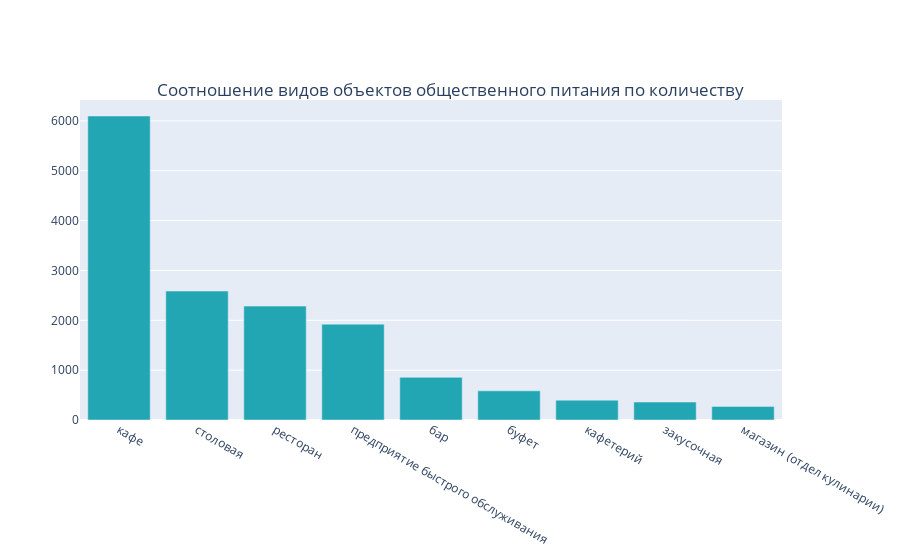

The cell this chart's notebook holds for it:
### Code cell
trace = go.Bar(
    x = object_type_count.object_type, 
    y = object_type_count.object_count,
    marker_color='#22a6b3'
)
layout = go.Layout(
    title={
        'text': 'Соотношение видов объектов общественного питания по количеству',
        'y':0.85,
        'x':0.5,
        'xanchor': 'center',
        'yanchor': 'top'},
)

fig = go.Figure(data = [trace], layout = layout)
iplot(fig)

### Figure 1 — Plotly figure (JSON) as saved in the notebook; plotly's stock layout.template omitted (floating-point values rounded to 4 significant figures)
{"data": [{"marker": {"color": "#22a6b3"}, "type": "bar", "x": ["кафе", "столовая", "ресторан", "предприятие быстрого обслуживания", "бар", "буфет", "кафетерий", "закусочная", "магазин (отдел кулинарии)"], "y": [6099, 2587, 2285, 1923, 856, 585, 398, 360, 273]}], "layout": {"title": {"text": "Соотношение видов объектов общественного питания по количеству", "x": 0.5, "xanchor": "center", "y": 0.85, "yanchor": "top"}}}
